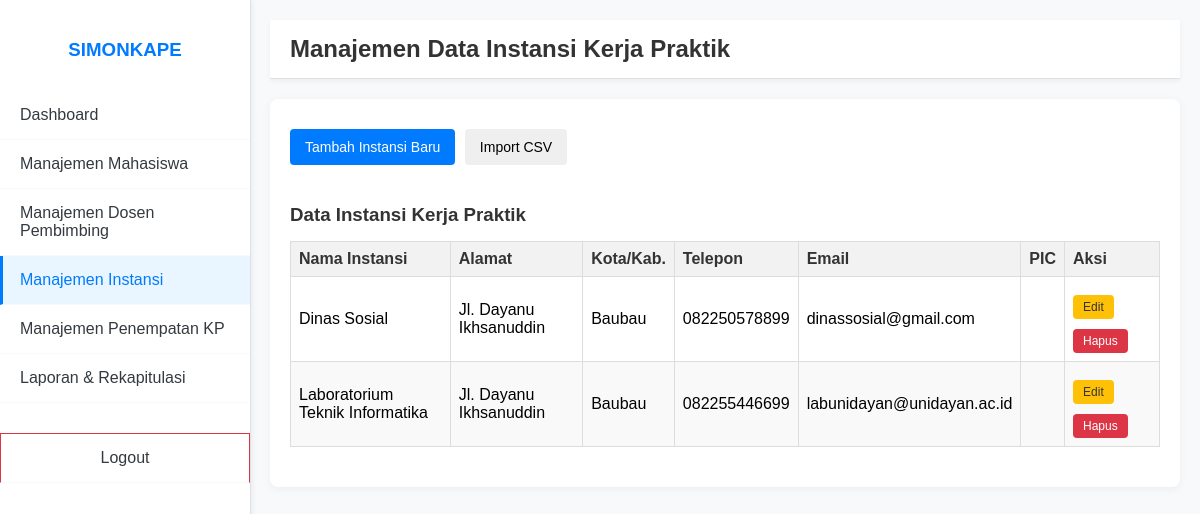
/public/admin/instansi (signed in), run on the app's committed database.
### tables this page shows
CREATE TABLE instansi (
    id INT AUTO_INCREMENT PRIMARY KEY,
    nama_instansi VARCHAR(255) UNIQUE NOT NULL,
    bidang_kerja VARCHAR(255) NULL,
    alamat TEXT NULL,
    kota_kab VARCHAR(100) NULL,
    telepon VARCHAR(20) NULL,
    email VARCHAR(255) NULL,
    pic VARCHAR(255) NULL,  
    created_at TIMESTAMP DEFAULT CURRENT_TIMESTAMP
);

### app/core/Controller.php (called while the page is built, shortened)
<?php
class Controller {
    public function model($model) {
        return new $model();
    }
    public function view($view, $data = []) {
        require_once APP_ROOT . '/app/views/' . $view . '.php';
    }
}

### app/controllers/AdminController.php (called while the page is built, shortened)
<?php
class AdminController extends Controller {
    private $instansiModel;
    public function __construct() {
        $this->instansiModel = $this->model('Instansi');
    }
    public function instansi() {
        $data['active_menu'] = 'instansi';
        $data['instansi'] = $this->instansiModel->getAllInstansi();
        $this->view('admin/instansi/index', $data);
    }
}

### app/core/App.php (called while the page is built, shortened)
<?php
class App {
    protected $controller = 'Auth';
    protected $method = 'index';
    public function __construct() {
        $url = $this->parseUrl();
        if (isset($url[0])) {
            $controllerFile = ucfirst($url[0]) . 'Controller.php';
            if (file_exists(APP_ROOT . '/app/controllers/' . $controllerFile)) {
                $this->controller = ucfirst($url[0]);
                unset($url[0]);
            } else {
                header('Location: ' . BASE_URL . '/auth');
                exit();
            }
        }
        require_once APP_ROOT . '/app/controllers/' . $this->controller . 'Controller.php';
        $this->controller = new $controllerName();
        if (isset($url[1])) {
            if (method_exists($this->controller, $url[1])) {
                $this->method = $url[1];
                unset($url[1]);
            }
        }
        $this->params = $url ? array_values($url) : [];
        call_user_func_array([$this->controller, $this->method], $this->params);
    }
    public function parseUrl() {
        if (isset($_GET['url'])) {
            $url = rtrim($_GET['url'], '/');
            $url = filter_var($url, FILTER_SANITIZE_URL);
            $url = explode('/', $url);
            return $url;
        }
        return ['auth'];
    }
}

### public/index.php (called while the page is built, shortened)
<?php
require_once APP_ROOT . '/app/config/app.php';
require_once APP_ROOT . '/app/config/database.php';
require_once APP_ROOT . '/app/core/Database.php';
require_once APP_ROOT . '/app/core/Controller.php';
require_once APP_ROOT . '/app/core/App.php';
$app = new App();

### app/core/Database.php (called while the page is built, shortened)
<?php
class Database {
    private $host = DB_HOST;
    private $user = DB_USER;
    private $pass = DB_PASS;
    private $dbname = DB_NAME;
    private $dbh;
    private $stmt;
    public function __construct() {
        $dsn = 'mysql:host=' . $this->host . ';dbname=' . $this->dbname;
        $options = [
            PDO::ATTR_PERSISTENT => true,
            PDO::ATTR_ERRMODE => PDO::ERRMODE_EXCEPTION
        ];
        try {
            $this->dbh = new PDO($dsn, $this->user, $this->pass, $options);
        } catch (PDOException $e) {
            die("Koneksi database gagal: " . $e->getMessage());
        }
    }
    public function query($sql) {
        $this->stmt = $this->dbh->prepare($sql);
    }
    public function execute() {
        return $this->stmt->execute();
    }
    public function resultSet() {
        $this->execute();
        return $this->stmt->fetchAll(PDO::FETCH_ASSOC);
    }
}

### app/models/Instansi.php (called while the page is built, shortened)
<?php
class Instansi {
    private $db;
    public function __construct() {
        $this->db = new Database;
    }
    public function getAllInstansi() {
        $this->db->query('SELECT * FROM instansi ORDER BY nama_instansi ASC');
        return $this->db->resultSet();
    }
}

### app/views/admin/instansi/index.php (the view, shortened to what this page needs)
<?php include APP_ROOT . '/app/views/admin/includes/header.php'; ?>
<?php include APP_ROOT . '/app/views/admin/includes/sidebar.php'; ?>
<div class="main-content">
    <div class="header">
        <h2>Manajemen Data Instansi Kerja Praktik</h2>
    </div>
    <div class="container">
        <button class="btn btn-primary" onclick="showForm('addForm')">Tambah Instansi Baru</button>
        <button class="btn btn-info" onclick="showForm('importForm')">Import CSV</button>
        <div class="table-container">
            <h3>Data Instansi Kerja Praktik</h3>
            <table>
                <thead>
                    <tr>
                        <th>Nama Instansi</th>
                        <th>Alamat</th>
                        <th>Kota/Kab.</th>
                        <th>Telepon</th>
                        <th>Email</th>
                        <th>PIC</th>
                        <th>Aksi</th>
                    </tr>
                </thead>
                <tbody>
                    <?php if (!empty($data['instansi'])) : ?>
                        <?php foreach ($data['instansi'] as $inst) : ?>
                            <tr>
                                <td><?php echo htmlspecialchars($inst['nama_instansi']); ?></td>
                                <td><?php echo htmlspecialchars($inst['alamat']); ?></td>
                                <td><?php echo htmlspecialchars($inst['kota_kab']); ?></td>
                                <td><?php echo htmlspecialchars($inst['telepon']); ?></td>
                                <td><?php echo htmlspecialchars($inst['email']); ?></td>
                                <td><?php echo htmlspecialchars($inst['pic']); ?></td>
                                <td>
                                    <a href="<?php echo BASE_URL; ?>/admin/editInstansi/<?php echo $inst['id']; ?>" class="btn btn-warning btn-sm">Edit</a>
                                    <form action="<?php echo BASE_URL; ?>/admin/hapusInstansi/<?php echo $inst['id']; ?>" method="POST" style="display:inline-block;" onsubmit="return confirm('Apakah Anda yakin ingin menghapus data instansi ini?');">
                                        <button type="submit" class="btn btn-danger btn-sm">Hapus</button>
                                    </form>
                                </td>
                            </tr>
                        <?php endforeach; ?>
                    <?php else : ?>
                         <tr><td colspan="6">Tidak ada data instansi.</td></tr>
                    <?php endif; ?>
                </tbody>
            </table>
        </div>
    </div>
</div>
<?php include APP_ROOT . '/app/views/admin/includes/footer.php'; ?>

### app/views/admin/includes/header.php (shortened to what this page needs)
<!DOCTYPE html>
<html lang="en">
<head>
    <link rel="stylesheet" href="<?php echo BASE_URL; ?>/css/style.css">
</head>
<body>

### app/views/admin/includes/sidebar.php (shortened to what this page needs)
<div class="sidebar">
    <h3 class="sidebar-title">SIMONKAPE</h3>
    <ul>
        <li><a href="<?php echo BASE_URL; ?>/admin" class="<?php echo (isset($data['active_menu']) && $data['active_menu'] == 'dashboard') ? 'active' : ''; ?>">Dashboard</a></li>
        <li><a href="<?php echo BASE_URL; ?>/admin/mahasiswa" class="<?php echo (isset($data['active_menu']) && $data['active_menu'] == 'mahasiswa') ? 'active' : ''; ?>">Manajemen Mahasiswa</a></li>
        <li><a href="<?php echo BASE_URL; ?>/admin/dosen" class="<?php echo (isset($data['active_menu']) && $data['active_menu'] == 'dosen') ? 'active' : ''; ?>">Manajemen Dosen Pembimbing</a></li>
        <li><a href="<?php echo BASE_URL; ?>/admin/instansi" class="<?php echo (isset($data['active_menu']) && $data['active_menu'] == 'instansi') ? 'active' : ''; ?>">Manajemen Instansi</a></li>
        <li><a href="<?php echo BASE_URL; ?>/admin/penempatan" class="<?php echo (isset($data['active_menu']) && $data['active_menu'] == 'penempatan') ? 'active' : ''; ?>">Manajemen Penempatan KP</a></li>
        <li><a href="<?php echo BASE_URL; ?>/admin/laporan" class="<?php echo (isset($data['active_menu']) && $data['active_menu'] == 'laporan') ? 'active' : ''; ?>">Laporan & Rekapitulasi</a></li>
        <li><a href="<?php echo BASE_URL; ?>/auth/logout" class="logout-btn">Logout</a></li>
    </ul>
</div>

### app/views/admin/includes/footer.php
</body>
</html>

### public/css/style.css (style rules this page uses)
body { font-family: Arial, sans-serif; margin: 0; display: flex; min-height: 100vh; }
.sidebar { width: 250px; background-color: #2c3e50; color: white; padding-top: 20px; box-shadow: 2px 0 5px rgba(0,0,0,0.1); flex-shrink: 0; }
.sidebar h3 { text-align: center; margin-bottom: 30px; }
.sidebar ul { list-style: none; padding: 0; }
.sidebar ul li a { display: block; padding: 15px 20px; color: white; text-decoration: none; border-bottom: 1px solid #34495e; transition: background-color 0.3s ease; }
.sidebar ul li a:hover, .sidebar ul li a.active { background-color: #34495e; }
.main-content { flex-grow: 1; padding: 20px; background-color: #ecf0f1; display: flex; flex-direction: column; }
.header { background-color: #fff; padding: 15px; border-bottom: 1px solid #ddd; display: flex; justify-content: space-between; align-items: center; box-shadow: 0 2px 5px rgba(0,0,0,0.05); margin-bottom: 20px; }
.header h2 { margin: 0; color: #333; }
.container { background-color: #fff; padding: 20px; border-radius: 8px; box-shadow: 0 2px 10px rgba(0,0,0,0.1); margin-bottom: 20px; }
.btn { padding: 10px 15px; border: none; border-radius: 4px; cursor: pointer; font-size: 14px; text-decoration: none; display: inline-block; margin-right: 5px; margin-top: 10px; }
.btn-primary { background-color: #007bff; color: white; }
.btn-warning { background-color: #ffc107; color: #333; }
.btn-danger { background-color: #dc3545; color: white; }
.btn-sm { padding: 5px 10px; font-size: 12px; }
.logout-btn { background-color: #e74c3c; color: white; margin-top: 30px; display: block; text-align: center; }
.table-container { margin-top: 20px; }
.table-container h3 { margin-bottom: 15px; color: #333; }
table { width: 100%; border-collapse: collapse; margin-bottom: 20px; }
table th, table td { border: 1px solid #ddd; padding: 8px; text-align: left; }
table th { background-color: #f2f2f2; color: #333; }
table tbody tr:nth-child(even) { background-color: #f9f9f9; }

### app/views/admin/includes/header.php (style rules this page uses)
body { font-family: Arial, sans-serif; margin: 0; display: flex; min-height: 100vh; background-color: #f8f9fa; }
.sidebar { width: 250px; background-color: #ffffff; color: #343a40; padding-top: 20px; box-shadow: 2px 0 5px rgba(0,0,0,0.05); border-right: 1px solid #dee2e6; flex-shrink: 0; transition: transform 0.3s ease-in-out; position: fixed; height: 100%; z-index: 100; }
.sidebar-title { text-align: center; margin-bottom: 30px; color: #007bff; font-weight: bold; }
.sidebar ul { list-style: none; padding: 0; }
.sidebar ul li a { display: block; padding: 15px 20px; color: #343a40; text-decoration: none; border-bottom: 1px solid #f8f9fa; transition: all 0.3s ease; }
.sidebar ul li a:hover, .sidebar ul li a.active { background-color: #e9f5ff; color: #007bff; border-left: 3px solid #007bff; padding-left: 17px; }
.logout-btn { background-color: transparent; color: #dc3545; margin-top: 30px; display: block; text-align: center; border: 1px solid #dc3545; }
.main-content { flex-grow: 1; padding: 20px; background-color: #f8f9fa; display: flex; flex-direction: column; margin-left: 250px; transition: margin-left 0.3s ease-in-out; }
.header { background-color: #fff; padding: 15px 20px; border-bottom: 1px solid #dee2e6; display: flex; justify-content: space-between; align-items: center; box-shadow: 0 2px 5px rgba(0,0,0,0.05); margin-bottom: 20px; }
.header h2 { margin: 0; color: #333; }
.container { background-color: #fff; padding: 20px; border-radius: 8px; box-shadow: 0 2px 10px rgba(0,0,0,0.05); margin-bottom: 20px; }
.table-container { overflow-x: auto; }

### data on the page
instansi: nama_instansi "Dinas Sosial", alamat "Jl. Dayanu Ikhsanuddin", kota_kab "Baubau", telepon "082250578899", email "dinassosial@gmail.com"
instansi: nama_instansi "Laboratorium Teknik Informatika", alamat "Jl. Dayanu Ikhsanuddin", kota_kab "Baubau", telepon "082255446699", email "labunidayan@unidayan.ac.id"
